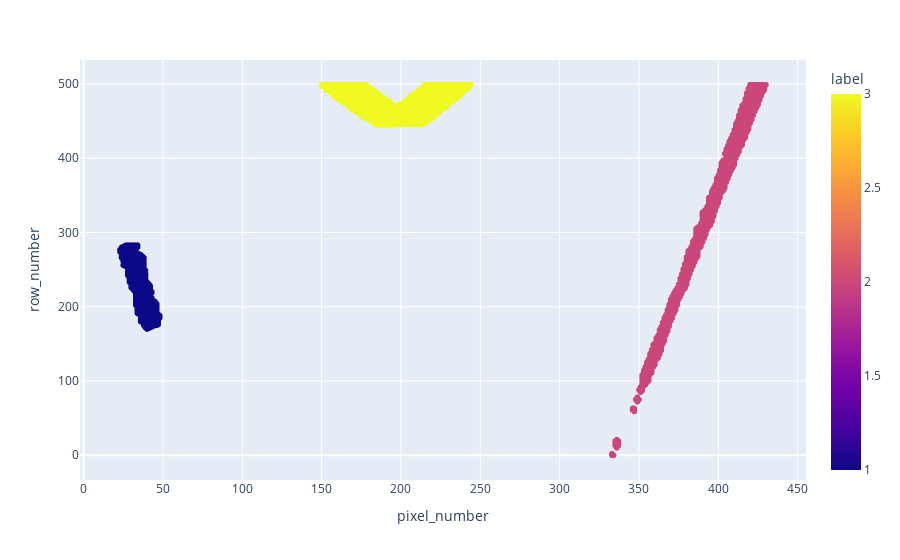

Here is the notebook cell this chart was saved with:
### Code cell
fig = px.scatter(df, x="pixel_number", y="row_number", color="label")
fig.show()

### Figure 1 — Plotly figure (JSON) as saved in the notebook; plotly's stock layout.template omitted (floating-point values rounded to 4 significant figures; data arrays with more than 128 entries replaced by an {"elided": "..."} marker saying what was removed)
{"data": [{"hovertemplate": "pixel_number=%{x}<br>row_number=%{y}<br>label=%{marker.color}<extra></extra>", "legendgroup": "", "marker": {"color": {"elided": "7015 int values"}, "coloraxis": "coloraxis", "symbol": "circle"}, "mode": "markers", "name": "", "showlegend": false, "type": "scattergl", "x": {"elided": "7015 int values"}, "xaxis": "x", "y": {"elided": "7015 int values"}, "yaxis": "y"}], "layout": {"coloraxis": {"colorbar": {"title": {"text": "label"}}, "colorscale": [[0, "#0d0887"], [0.1111, "#46039f"], [0.2222, "#7201a8"], [0.3333, "#9c179e"], [0.4444, "#bd3786"], [0.5556, "#d8576b"], [0.6667, "#ed7953"], [0.7778, "#fb9f3a"], [0.8889, "#fdca26"], [1, "#f0f921"]]}, "legend": {"tracegroupgap": 0}, "margin": {"t": 60}, "xaxis": {"anchor": "y", "domain": [0, 1], "title": {"text": "pixel_number"}}, "yaxis": {"anchor": "x", "domain": [0, 1], "title": {"text": "row_number"}}}}
